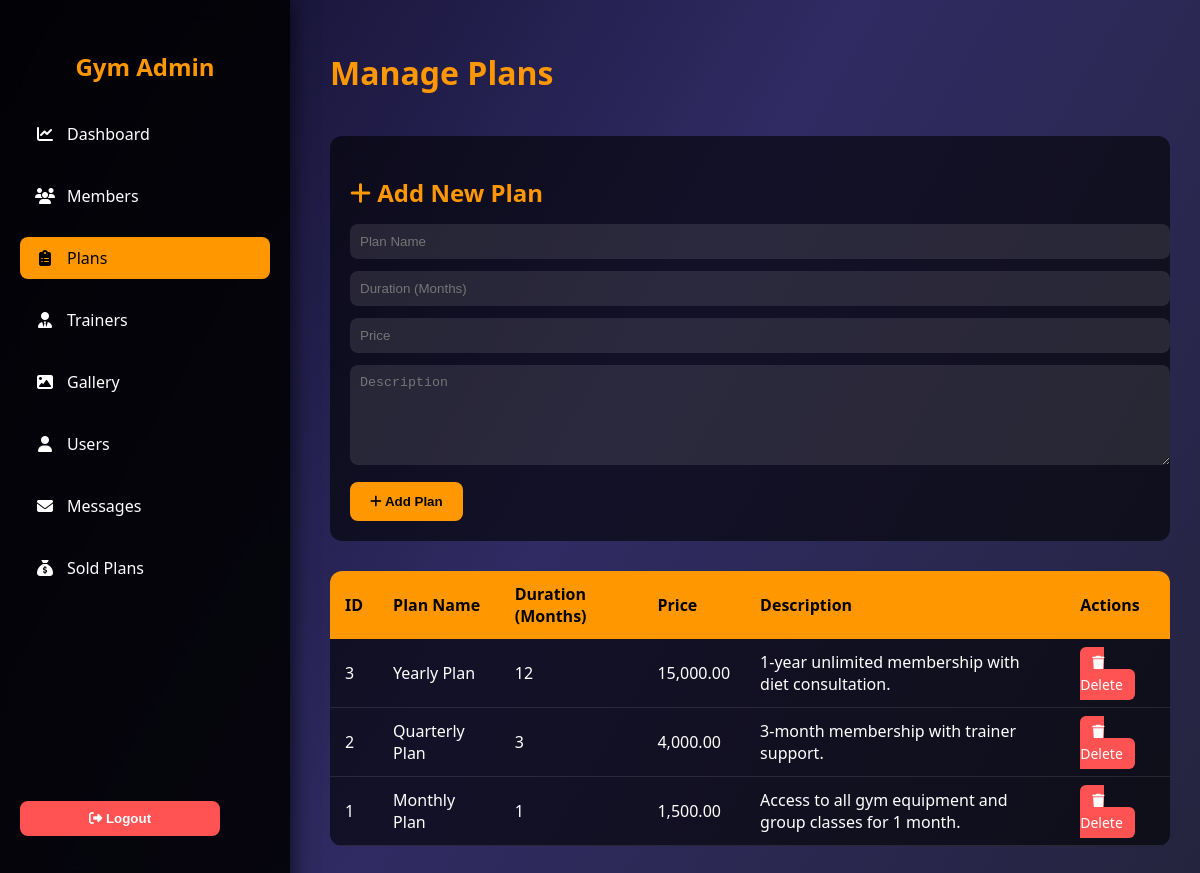
/admin/manage_plans.php (signed in), run on the app's committed database.
### tables this page shows
CREATE TABLE `plans` (
  `plan_id` int(11) NOT NULL,
  `plan_name` varchar(50) NOT NULL,
  `duration_months` int(11) NOT NULL,
  `price` decimal(10,2) NOT NULL,
  `description` text DEFAULT NULL
);

### admin/manage_plans.php (the view, shortened to what this page needs)
<?php
require_once "config.php";
$plans = $conn->query("SELECT * FROM plans ORDER BY plan_id DESC");
?>
<!DOCTYPE html>
<html lang="en">
<head>
<link href="https://cdnjs.cloudflare.com/ajax/libs/font-awesome/6.4.0/css/all.min.css" rel="stylesheet">
</head>
<body>
<div class="sidebar">
    <div>
        <h2>Gym Admin</h2>
        <ul>
            <li><a href="admin_dashboard.php"><i class="fa-solid fa-chart-line"></i> Dashboard</a></li>
            <li><a href="manage_members.php"><i class="fa-solid fa-users"></i> Members</a></li>
            <li><a href="manage_plans.php" style="background:#ff9800;color:#000;"><i class="fa-solid fa-clipboard-list"></i> Plans</a></li>
            <li><a href="manage_trainers.php"><i class="fa-solid fa-user-tie"></i> Trainers</a></li>
            <li><a href="manage_gallery.php"><i class="fa-solid fa-image"></i> Gallery</a></li>
            <li><a href="manage_users.php"><i class="fa-solid fa-user"></i> Users</a></li>
            <li><a href="manage_messages.php"><i class="fa-solid fa-envelope"></i> Messages</a></li>
             <li><a href="admin_sold_plans.php"><i class="fa-solid fa-sack-dollar"></i> Sold Plans</a></li>
        </ul>
    </div>
    <div class="logout-container">
        <form method="POST" action="logout.php">
            <button type="submit" class="logout-btn"><i class="fa-solid fa-right-from-bracket"></i> Logout</button>
        </form>
    </div>
</div>
<div class="container">
    <div class="header">
        <h1>Manage Plans</h1>
    </div>
    <div class="add-plan-form">
        <h2><i class="fa-solid fa-plus"></i> Add New Plan</h2>
        <form method="POST" action="">
            <input type="text" name="plan_name" placeholder="Plan Name" required>
            <input type="number" name="duration_months" placeholder="Duration (Months)" min="1" required>
            <input type="number" step="0.01" name="price" placeholder="Price" required>
            <textarea name="description" placeholder="Description"></textarea>
            <button type="submit" name="add_plan"><i class="fa-solid fa-plus"></i> Add Plan</button>
        </form>
    </div>
    <div class="table-container">
        <table>
            <thead>
                <tr>
                    <th>ID</th><th>Plan Name</th><th>Duration (Months)</th><th>Price</th><th>Description</th><th>Actions</th>
                </tr>
            </thead>
            <tbody>
            <?php if ($plans && $plans->num_rows > 0): ?>
                <?php while($row = $plans->fetch_assoc()): ?>
                <tr>
                    <td><?= htmlspecialchars($row['plan_id']) ?></td>
                    <td><?= htmlspecialchars($row['plan_name']) ?></td>
                    <td><?= htmlspecialchars($row['duration_months']) ?></td>
                    <td><?= number_format($row['price'],2) ?></td>
                    <td><?= htmlspecialchars($row['description']) ?></td>
                    <td>
                        <a href="manage_plans.php?delete_id=<?= $row['plan_id'] ?>" onclick="return confirm('Are you sure to delete this plan?')" class="action-btn delete-btn"><i class="fa-solid fa-trash"></i> Delete</a>
                    </td>
                </tr>
                <?php endwhile; ?>
            <?php else: ?>
                <tr><td colspan="6" style="text-align:center;">No plans found.</td></tr>
            <?php endif; ?>
            </tbody>
        </table>
    </div>
</div>
</body>
</html>

### admin/manage_plans.php (style rules this page uses)
body { margin:0; font-family:'Segoe UI', Tahoma, Geneva, Verdana, sans-serif; background: linear-gradient(120deg,#0f0c29,#302b63,#24243e); color:#fff; }
.sidebar { width: 250px; background: rgba(0,0,0,0.85); backdrop-filter: blur(10px); padding: 30px 20px; position: fixed; height: 100%; display: flex; flex-direction: column; justify-content: space-between; box-shadow: 2px 0 20px rgba(0,0,0,0.7); z-index: 10; }
.sidebar h2 { text-align:center; margin-bottom:30px; color:#ff9800; }
.sidebar ul { list-style:none; padding:0; margin:0; }
.sidebar ul li { margin-bottom:20px; }
.sidebar ul li a { color:#fff; text-decoration:none; display:flex; align-items:center; padding:10px 15px; border-radius:8px; transition:0.3s; }
.sidebar ul li a i { margin-right:12px; width:20px; text-align:center; }
.logout-container { margin-bottom: 20px; }
.logout-btn { width: 80%; padding:10px; margin-bottom:50px; background:#ff5252; border:none; border-radius:8px; cursor:pointer; color:#fff; font-weight:bold; transition:0.3s; }
.container { padding:30px; margin-left:300px; }
.header { display:flex; justify-content:space-between; align-items:center; margin-bottom:20px; }
.header h1 { color:#ff9800; }
.add-plan-form { background: rgba(0,0,0,0.6); padding: 20px; border-radius: 12px; margin-bottom:30px; }
.add-plan-form h2 { color:#ff9800; margin-bottom:15px; }
.add-plan-form input, .add-plan-form textarea { width: 100%; padding: 10px; margin-bottom: 12px; border-radius: 8px; border: none; background: rgba(255,255,255,0.1); color: #fff; }
.add-plan-form textarea { resize: vertical; height: 80px; }
.add-plan-form button { padding: 12px 20px; background:#ff9800; border:none; border-radius:8px; color:#000; font-weight:bold; cursor:pointer; transition:0.3s; }
.table-container { background: rgba(0,0,0,0.6); border-radius:12px; overflow:hidden; }
table { width:100%; border-collapse: collapse; color:#fff; }
table thead { background:#ff9800; color:#000; }
table th, table td { padding:12px 15px; text-align:left; }
table tbody tr { border-bottom:1px solid rgba(255,255,255,0.1); }
a.action-btn { padding:6px 12px; margin-right:5px; border-radius:6px; text-decoration:none; font-size:14px; color:#fff; }
a.delete-btn { background:#ff5252; }

### data on the page
plans: plan_id "3", plan_name "Yearly Plan", duration_months "12", price "15,000.00", description "1-year unlimited membership with diet consultation."
plans: plan_id "2", plan_name "Quarterly Plan", duration_months "3", price "4,000.00", description "3-month membership with trainer support."
plans: plan_id "1", plan_name "Monthly Plan", duration_months "1", price "1,500.00", description "Access to all gym equipment and group classes for 1 month."
